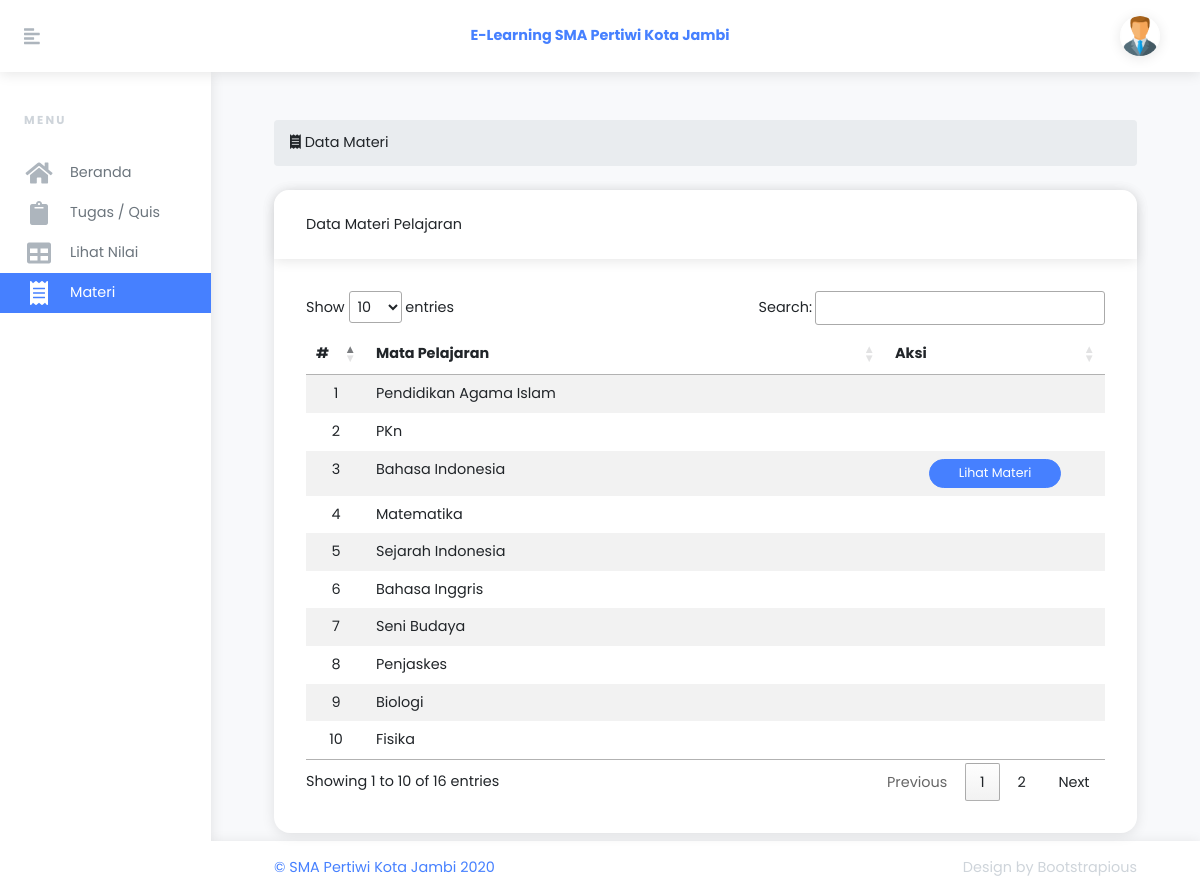
Page /?page=materi (signed in) on the committed database.
### tables this page shows
CREATE TABLE `tb_siswa` (
  `id_siswa` int(11) NOT NULL,
  `nis` varchar(20) NOT NULL,
  `nama_lengkap` varchar(50) NOT NULL,
  `tempat_lahir` varchar(20) NOT NULL,
  `tgl_lahir` date NOT NULL,
  `jenis_kelamin` enum('L','P') NOT NULL,
  `agama` varchar(20) NOT NULL,
  `nama_ayah` varchar(50) NOT NULL,
  `nama_ibu` varchar(50) NOT NULL,
  `no_telp` varchar(15) NOT NULL,
  `email` varchar(100) NOT NULL,
  `alamat` text NOT NULL,
  `id_kelas` varchar(5) NOT NULL,
  `thn_masuk` int(5) NOT NULL,
  `foto` varchar(100) NOT NULL,
  `username` varchar(40) NOT NULL,
  `password` varchar(40) NOT NULL,
  `pass` varchar(40) NOT NULL,
  `status` enum('aktif','tidak aktif') NOT NULL
);

CREATE TABLE `tb_mapel` (
  `id` int(11) NOT NULL,
  `kode_mapel` varchar(10) NOT NULL,
  `mapel` varchar(100) NOT NULL
);

### inc/materi.php (the view)
<section class="content-header mt-5">
            <div class="col-lg-12">
                  <ol class="breadcrumb">
                    <li><i class="fa fa-receipt"></i> Data Materi</li>
                  </ol>
            </div>
</section>
<section class="content">
    <div class="container-fluid">
            <div class="header">
<?php
$db = mysqli_connect("localhost", "root", "", "db_elearning");
if (@$_GET['action'] == '') {?>
	<div class="row">
	    <div class="col-md-12">
	        <div class="card my-2">
	            <div class="card-header">Data Materi Pelajaran</div>
	            <div class="card-body">
	                <div class="table-responsive">
	                    <table class="table table-striped table-borderless table-hover" id="tb_materi">
	                        <thead class"thead-dark">
	                            <tr>
	                                <th>#</th>
	                                <th>Mata Pelajaran</th>
	                                <th>Aksi</th>
	                            </tr>
	                        </thead>
	                        <tbody>
	                        <?php
$no        = 1;
    $sql_mapel = mysqli_query($db, "SELECT * FROM tb_mapel") or die($db->error);
    while ($data_mapel = mysqli_fetch_array($sql_mapel)) {?>
	                            <tr>
	                                <td width="40px" align="center"><?php echo $no++; ?></td>
	                                <td><?php echo $data_mapel['mapel']; ?></td>
	                                <td width="200px" align="center">
										<?php
											$sql_id_kelas = mysqli_query($db, "SELECT * FROM tb_siswa where id_siswa = $_SESSION[siswa]") or die ($db->error);
                                            $siswa = mysqli_fetch_array($sql_id_kelas);
											$sql_quiz = mysqli_query($db, "SELECT * FROM tb_file_materi where id_mapel = $data_mapel[id] and id_kelas = $siswa[id_kelas]") or die ($db->error);
											if(mysqli_fetch_array($sql_quiz)):
										?>
	                                	<a href="?page=materi&action=lihatmateri&id_mapel=<?php echo $data_mapel['id']; ?>" class="btn btn-primary btn-sm">Lihat Materi</a>
										<?php endif; ?>
	                                </td>
	                            </tr>
	                        	<?php
}?>
	                        </tbody>
	                    </table>
	                </div>
	            </div>
	        </div>
	    </div>
	</div>
<?php
} else if (@$_GET['action'] == 'lihatmateri') {?>
	<div class="row">
	    <div class="col-md-12">
	        <div class="card my-2">
	            <div class="card-header">Lihat Data Materi Pelajaran</div>
	            <div class="card-body">
					<div class="table-responsive">
						<table class="table table-striped table-bordered table-hover">
						    <thead class"thead-dark">
						        <tr>
						            <th>#</th>
						            <th>Judul Materi</th>
						            <th>Nama File</th>
						            <th>Tanggal Posting</th>
						            <th>Pembuat</th>
						            <th>Opsi</th>
						        </tr>
						    </thead>
						    <tbody id="materi">
						    <?php
$sql_siswa  = mysqli_query($db, "SELECT * FROM tb_siswa WHERE id_siswa = '$_SESSION[siswa]'") or die($db->error);
    $data_siswa = mysqli_fetch_array($sql_siswa);
    $no         = 1;
    $sql_materi = mysqli_query($db, "SELECT * FROM tb_file_materi WHERE id_mapel = '$_GET[id_mapel]' AND id_kelas = '$data_siswa[id_kelas]'") or die($db->error);
    if (mysqli_num_rows($sql_materi) > 0) {
        while ($data_materi = mysqli_fetch_array($sql_materi)) {?>
							        <tr>
							            <td width="40px" align="center"><?php echo $no++; ?></td>
							            <td id="judul"><?php echo $data_materi['judul']; ?></td>
							            <td><?php echo $data_materi['nama_file']; ?></td>
							            <td><?php echo $data_materi['tgl_posting']; ?></td>
							            <td>
							            	<?php
if ($data_materi['pembuat'] == 'admin') {
            echo "Admin";
        } else {
            $sql_pengajar  = mysqli_query($db, "SELECT * FROM tb_pengajar WHERE id_pengajar = '$data_materi[pembuat]'") or die($db->error);
            $data_pengajar = mysqli_fetch_array($sql_pengajar);
            echo $data_pengajar['nama_lengkap'];
        }?>
							            </td>
							            <td align="center">
							            	<a href="./admin/file_materi/<?php echo $data_materi['nama_file']; ?>" id="klik" isi="<?php echo $data_materi['id_materi']; ?>" class="btn btn-info btn-xs">Download</a>
							            </td>
							        </tr>
							    	<?php
}
    } else {
        echo '<tr><td colspan="7" align="center">Data tidak ditemukan</td></tr>';
    }?>
						    </tbody>
						</table>
					</div>
                    <script type="text/javascript">
                    $("#materi").on("click", "#klik", function() {
                    	var id = $(this).attr("isi");
						$.ajax({
							url : 'inc/prosesklik.php',
							type : 'POST',
							data : 'id='+id,
							success : function(msg) {
								window.location='?page=materi&action=lihatmateri&id_mapel=<?php echo @$_GET["id_mapel"]; ?>';
							}
						});
                    });
                    </script>
				</div>
			</div>
		</div>
	</div>
<?php
}
?>
			</div>
    </div>
</section>

### index.php (shortened to what this page needs)
<?php
include "+koneksi.php";
if (!@$_SESSION['siswa']) {
    include "login.php";
} else {?>
<!DOCTYPE html>
<html>
<head>
    <link rel="stylesheet" href="assets/vendor/bootstrap/css/bootstrap.min.css">
    <link rel="stylesheet" href="https://use.fontawesome.com/releases/v5.3.1/css/all.css"
>
    <link rel="stylesheet" href="assets/css/orionicons.css">
    <link rel="stylesheet" href="assets/css/style.default.css" id="theme-stylesheet">
    <link rel="stylesheet" href="assets/css/custom.css">
    <link rel="stylesheet" href="//cdn.datatables.net/1.10.19/css/jquery.dataTables.min.css">
</head>
<body>
    <?php
$sql_terlogin  = mysqli_query($db, "SELECT * FROM tb_siswa JOIN tb_kelas ON tb_siswa.id_siswa = '$_SESSION[siswa]' AND tb_kelas.id_kelas = tb_siswa.id_kelas") or die($db->error);
    $data_terlogin = mysqli_fetch_array($sql_terlogin);
    ?>
    <header class="header">
        <nav class="navbar navbar-expand-lg px-4 py-2 bg-white shadow"><a href="#"
                class="sidebar-toggler text-gray-500 mr-4 mr-lg-5 lead"><i class="fas fa-align-left"></i></a><a href="#"
                class="navbar-brand font-weight-bold text-base">E-Learning SMA Pertiwi Kota Jambi</a>
            <ul class="ml-auto d-flex align-items-center list-unstyled mb-0">
                <li class="nav-item dropdown ml-auto">
                    <a id="userInfo" href="#" data-toggle="dropdown" aria-haspopup="true" aria-expanded="false"
                        class="nav-link dropdown-toggle">
                        <img src="img/foto_siswa/<?php echo ucfirst($data_terlogin['foto']); ?>"
                            style="max-width: 2.5rem;" class="img-fluid rounded-circle shadow"></a>
                </li>
            </ul>
        </nav>
    </header>
    <div class="d-flex align-items-stretch">
        <div id="sidebar" class="sidebar py-3">
            <div class="text-gray-400 text-uppercase px-3 px-lg-4 py-4 font-weight-bold small headings-font-family">MENU
            </div>
            <ul class="sidebar-menu list-unstyled">
                <li class="sidebar-list-item"><a href="./"
                        class="sidebar-link text-muted <?php if (@$_GET['page'] == '') {echo 'active';}?>">
                        <i class="fa fa-fw fa-home mr-3 text-gray"></i><span>Beranda</span></a></li>
                <li class="sidebar-list-item"><a href="?page=quiz"
                        class="sidebar-link text-muted <?php if (@$_GET['page'] == 'quiz') {echo 'active';}?>">
                        <i class="fa fa-fw fa-clipboard mr-3 text-gray"></i><span>Tugas / Quis</span></a></li>
                <li class="sidebar-list-item"><a href="?page=nilai"
                        class="sidebar-link text-muted <?php if (@$_GET['page'] == 'nilai') {echo 'active';}?>">
                        <i class="fa fa-fw fa-table  mr-3 text-gray"></i><span>Lihat Nilai</span></a></li>
                <li class="sidebar-list-item"><a href="?page=materi"
                        class="sidebar-link text-muted <?php if (@$_GET['page'] == 'materi') {echo 'active';}?>">
                        <i class="fa fa-fw fa-receipt mr-3 text-gray"></i><span>Materi</span></a></li>
            </ul>
        </div>
        <div class="page-holder w-100 d-flex flex-wrap">
            <div class="container-fluid px-xl-5">
                <section class="content-wrapper">
                    <?php
if (@$_GET['page'] == '') {
        include "inc/beranda.php";
    } else if (@$_GET['page'] == 'quiz') {
        include "inc/quiz.php";
    } else if (@$_GET['page'] == 'nilai') {
        include "inc/nilai.php";
    } else if (@$_GET['page'] == 'materi') {
        include "inc/materi.php";
    } else {
        echo "<div class='col-xs-12'><div class='alert alert-danger'>[404] Halaman tidak ditemukan! Silahkan pilih menu yang ada!</div></div>";
    }
    ?>
                </section>
            </div>
            <footer class="footer bg-white shadow align-self-end py-3 px-xl-5 w-100">
                <div class="container-fluid">
                    <div class="row">
                        <div class="col-md-6 text-center text-md-left text-primary">
                            <p class="mb-2 mb-md-0">&copy; SMA Pertiwi Kota Jambi <?=date('Y')?></p>
                        </div>
                        <div class="col-md-6 text-center text-md-right text-gray-400">
                            <p class="mb-0">Design by <a href="https://bootstrapious.com/admin-templates"
                                    class="external text-gray-400">Bootstrapious</a></p>
                        </div>
                    </div>
                </div>
            </footer>
        </div>
    </div>
</body>
</html>
<?php
}
?>

### rows in the picture
tb_siswa: foto (picture)
tb_mapel: mapel "Pendidikan Agama Islam"
tb_mapel: mapel "PKn"
tb_mapel: mapel "Bahasa Indonesia"
tb_mapel: mapel "Matematika"
tb_mapel: mapel "Sejarah Indonesia"
tb_mapel: mapel "Bahasa Inggris"
tb_mapel: mapel "Seni Budaya"
tb_mapel: mapel "Penjaskes"
tb_mapel: mapel "Biologi"
tb_mapel: mapel "Fisika"
